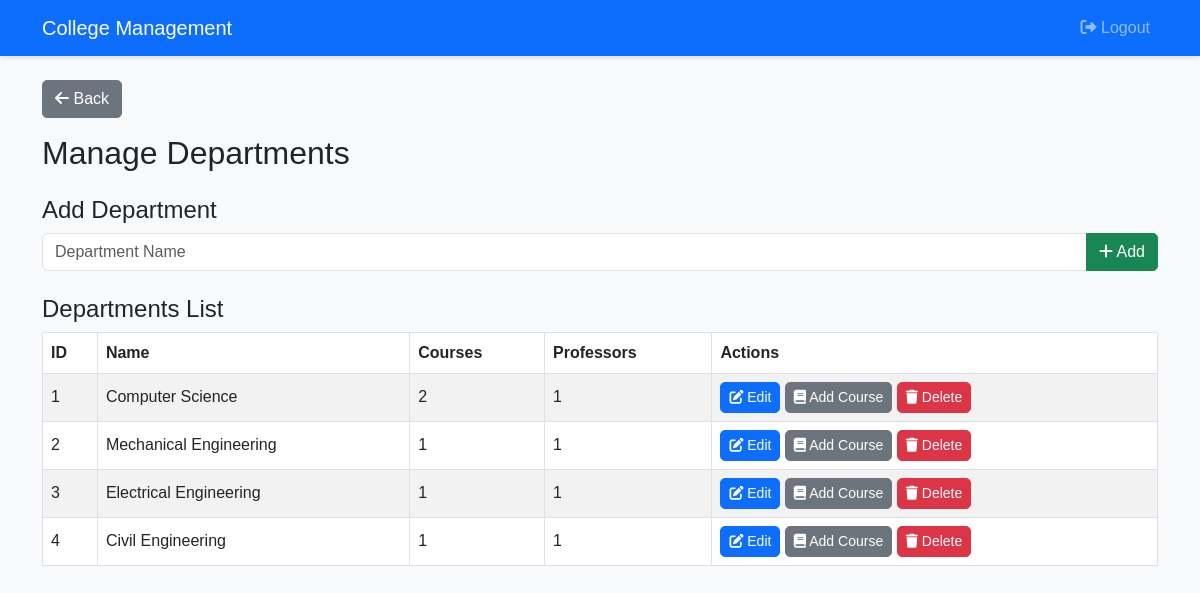
Screenshot of /admin/manage_departments.php (signed in) with the database file from the repository.
### tables this page shows
CREATE TABLE `department` (
  `DepartmentID` int(11) NOT NULL,
  `DepartmentName` varchar(100) NOT NULL
);

### admin/manage_departments.php (the view, shortened to what this page needs)
<?php
include '../config/db.php';
$departments = $pdo->query("
    SELECT d.*,
        (SELECT COUNT(*) FROM Course c WHERE c.DepartmentID = d.DepartmentID) AS course_count,
        (SELECT COUNT(*) FROM Professor p WHERE p.DepartmentID = d.DepartmentID) AS professor_count
    FROM Department d
")->fetchAll();
?>
<?php include '../includes/header.php'; ?>
<h2 class="mb-4">Manage Departments</h2>
<h4>Add Department</h4>
<form method="post" class="mb-4">
    <div class="input-group">
        <input type="text" class="form-control" name="department_name" placeholder="Department Name" required>
        <button type="submit" name="add_department" class="btn btn-success"><i class="fas fa-plus"></i> Add</button>
    </div>
</form>
<h4>Departments List</h4>
<table class="table table-bordered table-striped">
    <thead>
        <tr>
            <th>ID</th>
            <th>Name</th>
            <th>Courses</th>
            <th>Professors</th>
            <th>Actions</th>
        </tr>
    </thead>
    <tbody>
        <?php foreach ($departments as $dept): ?>
            <tr>
                <td><?php echo $dept['DepartmentID']; ?></td>
                <td><?php echo htmlspecialchars($dept['DepartmentName']); ?></td>
                <td><?php echo $dept['course_count']; ?></td>
                <td><?php echo $dept['professor_count']; ?></td>
                <td>
                    <button class="btn btn-sm btn-primary" data-bs-toggle="modal" data-bs-target="#editModal<?php echo $dept['DepartmentID']; ?>">
                        <i class="fas fa-edit"></i> Edit
                    </button>
                    <button class="btn btn-sm btn-secondary" data-bs-toggle="modal" data-bs-target="#addCourseModal<?php echo $dept['DepartmentID']; ?>">
                        <i class="fas fa-book"></i> Add Course
                    </button>
                    <form method="post" style="display:inline;">
                        <button type="submit" name="delete_department" class="btn btn-sm btn-danger" onclick="return confirm('Are you sure?')">
                            <i class="fas fa-trash"></i> Delete
                        </button>
                    </form>
                </td>
            </tr>
        <?php endforeach; ?>
    </tbody>
</table>
<?php include '../includes/footer.php'; ?>

### css/styles.css (style rules this page uses)
body { background-color: #f8f9fa; font-family: 'Arial', sans-serif; }
.table th, .table td { vertical-align: middle; }
.btn { border-radius: 5px; }

### rows the page displays
department: DepartmentID "1", DepartmentName "Computer Science", course_count "2", professor_count "1"
department: DepartmentID "2", DepartmentName "Mechanical Engineering", course_count "1", professor_count "1"
department: DepartmentID "3", DepartmentName "Electrical Engineering", course_count "1", professor_count "1"
department: DepartmentID "4", DepartmentName "Civil Engineering", course_count "1", professor_count "1"
